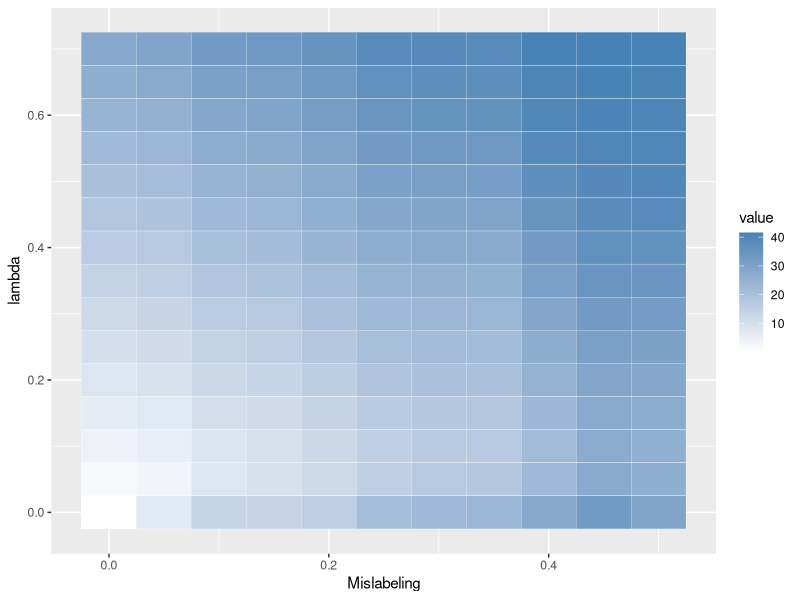

R code for this plot:
library(glmnet)
library(reshape2)
library(ggplot2)

perm <- function(train, perc) {
len = length(train)
if(perc*len > 1){
tmp = train[1:(perc*len)]
tmp = sample(tmp)
result = c(tmp, train[floor((perc*len+1)):len])
return(result)
}
return(train)
}



lambda = c(seq(0,0.7,0.05))
N = 800
P = 100
ml = c(seq(0,0.5,0.05))
set.seed(489)

data = matrix( rnorm(N*P,mean=0,sd=1), N, P) 
training = data[1:(N/2),]
test = data[((N/2)+1):N,]

b1 = c(rep(1, 5))
b2 = c(rep(0, P-5))
b = c(b1,b2)
y = data%*%b
ytrain = y[1:(N/2)]
ytest = y[((N/2)+1):N]
rep = 1


for(re in 1:rep){

result = rep(0,length(lambda))
result1 = rep(0,length(lambda))

for(i in ml){
#cvreg = cv.glmnet(data, perm(y,i), lambda = lambda, alpha = 1) #org
cvreg = cv.glmnet(training, perm(ytrain,i), lambda = lambda, alpha = 1)
ypred = predict(cvreg, rev(lambda), newx = test)

cvmsqnp = apply(ypred, 2, function(x) sum((ytest - x)^2)^(1/2))

#result = rbind(result,cvreg$cvm) #org
result = rbind(result,cvmsqnp) #org

}
#lasso.mod <- glmnet(data, perm(y, 0.3), alpha = 1, lambda = lambda)
#lasso.pred <- predict(lasso.mod, lambda, newx = test)
#sqe = mean((lasso.pred-ytest)^2)^(1/2)
#mean(ytest-lasso.pred)

result = result[2:(length(ml)+1),]
result1 = result1 + result

}

#end here

hm = melt(result1)

hm[1]<-rep(ml,length(lambda))
hm[,2]<-lambda[hm[,2]]
hm[,2]<-sort(hm[,2], decreasing = TRUE)



ggplot(hm, aes(Var1,Var2)) + geom_tile(aes(fill=value), colour = "white") +  scale_fill_gradient(low = "white", high = "steelblue") + labs(x = "Mislabeling", y = "lambda") 


